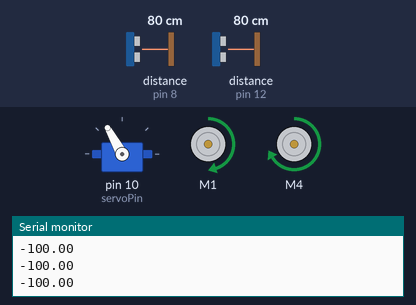
A sketch run on a simulated Arduino Uno, built with avr-gcc and run on an emulated ATmega328P. Parts: servo, 2 × DC motor (green arrow = forward, orange = backward, longer = faster), the last lines printed to the serial monitor. Wiring (inferred from the names in the program): 2 × ultrasonic range finder: trigger pin 9, echo pin 8 / trigger pin 13, echo pin 12. Inputs (shaded band) come from the test bench; at power-on: distance to the obstacle (sensors on pin 8, pin 12) 80 cm. The echo pulse lasts 58.3 µs per cm.

Above: at 1.2 s.
1.3 s: distance to the obstacle (sensor on pin 8) set to 18 cm
At 3.7 s:
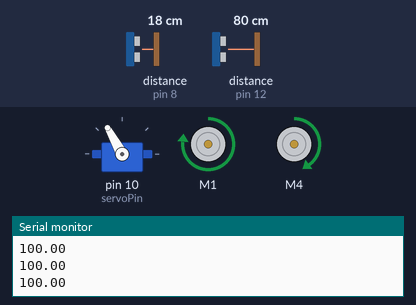
4.3 s: distance to the obstacle (sensor on pin 12) set to 22 cm
5.8 s: distance to the obstacle (sensor on pin 12) set to 19 cm
At 6.3 s:
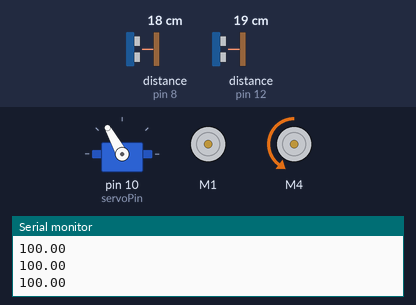
7.3 s: distance to the obstacle (sensor on pin 12) set to 95 cm
8.8 s: distance to the obstacle (sensor on pin 12) set to 105 cm
At 10.0 s:
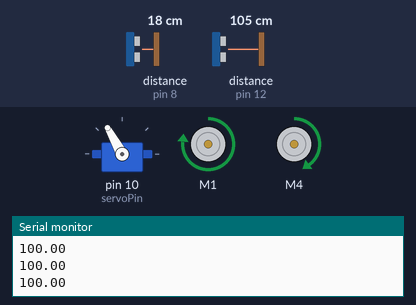
10.3 s: distance to the obstacle (sensor on pin 8) set to 35 cm
At 11.9 s:
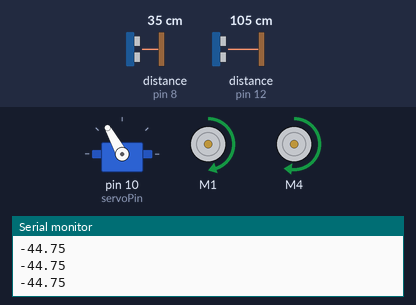
Timing chart, 0 to 20.6 s (numbered marks = the images above; inputs shaded):
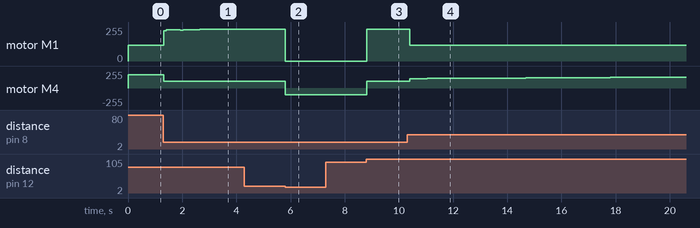

The sketch:

wall-following-robot.ino
```cpp
/*
Build the boy
*/
/* LIBRARIES */

#include <Adafruit_MotorShield.h>
#include "utility/Adafruit_MS_PWMServoDriver.h"
#include <Servo.h>
#include <PID_v1.h>

/* CONSTANTS */

#define US1trigPin 13
#define US1echoPin 12
#define servoPin   10
#define US2trigPin 9
#define US2echoPin 8
#define US2vccPin  7

#define right 0
#define left  1

#define servoAngleLeft  119.5
#define servoAngleRight 74.5


#define kp 10
#define kd 0.5
#define ki 0

#define defaultSpeed 100

#define arrayLength 5

/* GLOBALS */

Adafruit_MotorShield AFMS = Adafruit_MotorShield();
Adafruit_DCMotor *dcMotor1 = AFMS.getMotor(1);
Adafruit_DCMotor *dcMotor2 = AFMS.getMotor(4);

Servo servo1;

double setPoint = 30;
double distance;
double controlSignal;
PID myPID(&distance, &controlSignal, &setPoint, kp, kd, ki, DIRECT);

int mode = left;

/* SETUP */

void setup() {
  Serial.begin(9600);

  pinMode(US1trigPin, OUTPUT);
  pinMode(US1echoPin, INPUT);
  pinMode(US2trigPin, OUTPUT);
  pinMode(US2echoPin, INPUT);
  pinMode(US2vccPin,  OUTPUT);

  digitalWrite(US2vccPin, HIGH);

  servo1.attach(servoPin);
  if (mode == left){
    servo1.write(servoAngleLeft);
  }
  else{
    servo1.write(servoAngleRight);
  }

  distance = getSideDistance();

  AFMS.begin();
  dcMotor1->setSpeed(0);
  dcMotor2->setSpeed(0);
  dcMotor1->run(FORWARD);
  dcMotor2->run(FORWARD);

  myPID.SetOutputLimits(-100, 100);
  myPID.SetMode(AUTOMATIC);
}

/* LOOP */

void loop() {
  distance = getSideDistance();
  if (distance > 100){
    if (mode == left){
      dcMotor1->setSpeed(1.2 * 0.5 * defaultSpeed);
      dcMotor2->setSpeed(2 * defaultSpeed);
    }
    else{
      dcMotor1->setSpeed(1.2 * 2 * defaultSpeed);
      dcMotor2->setSpeed(0.5 * defaultSpeed);
    }
    while (distance > 100){
      distance = getSideDistance();
    }
  }
  if (getFrontDistance() < 20){
    if (mode == left){
      dcMotor1->setSpeed(0);
      dcMotor2->run(BACKWARD);
      dcMotor2->setSpeed(defaultSpeed);
    }
    else{
      dcMotor1->run(BACKWARD);
      dcMotor1->setSpeed(1.2 * defaultSpeed);
      dcMotor2->setSpeed(0);
    }
    while(getFrontDistance() < 100){

    }
    dcMotor1->run(FORWARD);
    dcMotor2->run(FORWARD);
  }

  myPID.Compute();

  if (mode == left){
    if (controlSignal > 0){
      dcMotor1->setSpeed(1.2 * (defaultSpeed + controlSignal));
      dcMotor2->setSpeed(defaultSpeed);
    }
    else{
      dcMotor1->setSpeed(1.2 * defaultSpeed);
      dcMotor2->setSpeed(defaultSpeed - controlSignal);
    }
  }
  else{
    if (controlSignal > 0){
      dcMotor1->setSpeed(1.2 * defaultSpeed);
      dcMotor2->setSpeed(defaultSpeed + controlSignal);
    }
    else{
      dcMotor1->setSpeed(1.2 * (defaultSpeed - controlSignal));
      dcMotor2->setSpeed(defaultSpeed);
    }
  }
  Serial.println(controlSignal);
}

/* FUNCTIONS */

double getSideDistance(){
  int trigPin;
  int echoPin;
  if (mode == left){
    trigPin = US2trigPin;
    echoPin = US2echoPin;
  }
  else{
    trigPin = US1trigPin;
    echoPin = US1echoPin;
  }

  return getDistance(trigPin, echoPin);
}

double getFrontDistance(){
  int trigPin;
  int echoPin;
  if (mode == left){
    trigPin = US1trigPin;
    echoPin = US1echoPin;
  }
  else{
    trigPin = US2trigPin;
    echoPin = US2echoPin;
  }

  return getDistance(trigPin, echoPin);
}

double getDistance(int trigPin, int echoPin){
  long duration;
  digitalWrite(trigPin, LOW);
  delayMicroseconds(2);
  digitalWrite(trigPin, HIGH);
  delayMicroseconds(10);
  digitalWrite(trigPin, LOW);
  duration = pulseIn(echoPin, HIGH);
  return (duration/2) / 29.1;
}
```

Measured:
- the behaviour switches between 21 and 20 cm on distance to the obstacle (sensor on pin 12) (found by bisection; images 1 and 2)
- the behaviour switches between 100 and 101 cm on distance to the obstacle (sensor on pin 12) (found by bisection; images 2 and 3)
- after the input at 1.3 s, motor M1: forward 120/255 → forward 228/255 at once, → forward 233/255 0.10 s later, → forward 234/255 0.20 s later, → forward 235/255 0.20 s later, … (13 changes in this stretch); motor M4: forward 200/255 → forward 100/255 at once
- after the input at 5.8 s, motor M1: forward 240/255 → stopped at once; motor M4: forward 100/255 → backward 100/255 at once
- after the input at 7.3 s, every drawn part: stays the same
- after the input at 8.8 s, motor M1: stopped → forward 240/255 at once; motor M4: backward 100/255 → forward 100/255 at once
- after the input at 10.3 s, motor M1: forward 240/255 → forward 120/255 after 0.10 s; motor M4: moves from forward 100/255 to forward 164/255 over 10.2 s, starting after 0.10 s
